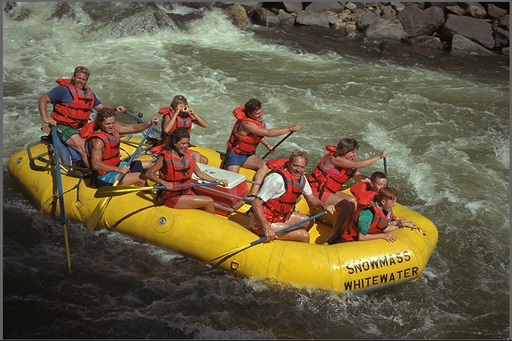
#> input picture Codi_Imatges/image1.png, 512 x 341 px, shrunk from 768 x 512 before the run; its folder holds only this picture in this run
$ python jpeg_analysis.py   (older library calls are emulated)
#> lines starting #> are read from the running program, lines starting #| are printed output that depends on the picture
#!/usr/bin/env python
# -*- coding: utf-8 -*-

import argparse
import csv
from collections import defaultdict
from pathlib import Path

import cv2
import matplotlib.pyplot as plt
import numpy as np

import metrikz


def parse_qualities(raw):
#> called with raw = '1,10,20,30,40,50,60,70,80,90,100'
    values = []
    for token in raw.split(","):
        token = token.strip()
        if not token:
            continue
        value = int(token)
        if value < 1 or value > 100:
            raise ValueError("Quality values must be in [1, 100]")
        values.append(value)
#> in main, original is the input picture: shape (341, 512, 3); mean B, G, R 68.7, 94.3, 105.8
    if not values:
        raise ValueError("At least one quality value is required")
    return sorted(set(values))


def luminance_entropy(image_bgr):
    gray = cv2.cvtColor(image_bgr, cv2.COLOR_BGR2GRAY)
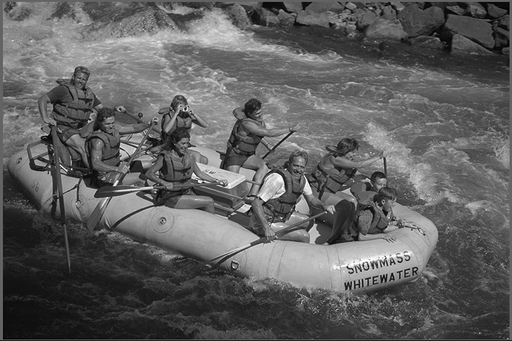
#> gray: shape (341, 512); min 0, max 255, mean 94.8
    hist = cv2.calcHist([gray], [0], None, [256], [0, 256]).ravel()
#> hist = 256 values, max 1847 at index 99, min 1 at index 0, mean 682
    prob = hist / max(hist.sum(), 1.0)
#> prob = 256 values, max 0.0106 at index 99, min 5.73e-06 at index 0, mean 0.00391
    prob = prob[prob > 0]
    return float(-(prob * np.log2(prob)).sum())


def laplacian_variance(image_bgr):
    gray = cv2.cvtColor(image_bgr, cv2.COLOR_BGR2GRAY)
    lap = cv2.Laplacian(gray, cv2.CV_64F)
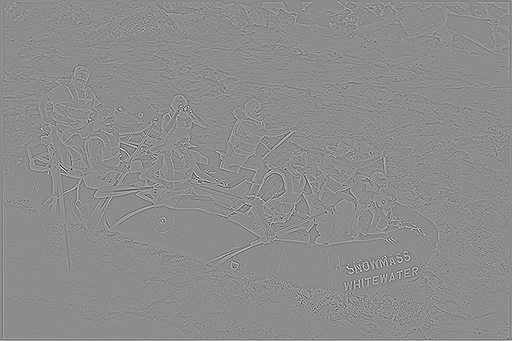
#> lap: shape (341, 512) float64; min -511, max 412, mean 0.1; drawn with min black and max white
    return float(lap.var())


def chroma_variance(image_bgr):
    ycrcb = cv2.cvtColor(image_bgr, cv2.COLOR_BGR2YCrCb).astype(np.float64)
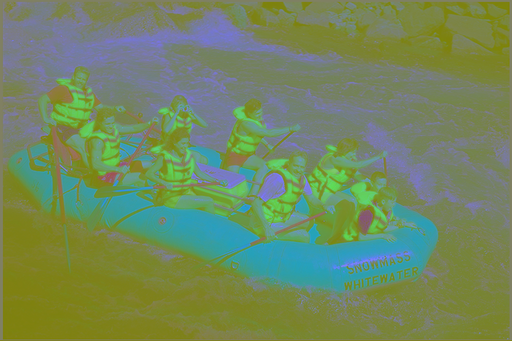
#> ycrcb: shape (341, 512, 3) float64; mean B, G, R 94.8, 135.8, 113.2
    cr_var = ycrcb[:, :, 1].var()
#> cr_var = 224.3
    cb_var = ycrcb[:, :, 2].var()
#> cb_var = 391.2
    return float((cr_var + cb_var) / 2.0)


def nearest_quality(target, available):
    return min(available, key=lambda q: (abs(q - target), q))


# [114 lines left out: functions compression_region_comment, top_error_blocks, build_visual_error, plot_curves, not called in this run]


def main():
    parser = argparse.ArgumentParser(
        description="Anàlisi de compressió JPEG: MSE i ratio de compressió."
    )
    parser.add_argument("--input-dir", default="Codi_Imatges")
    parser.add_argument("--output-dir", default="Codi_Imatges/results_jpeg")
    parser.add_argument("--qualities", default="1,10,20,30,40,50,60,70,80,90,100")
    args = parser.parse_args()

    input_dir = Path(args.input_dir)
    output_dir = Path(args.output_dir)
    qualities = parse_qualities(args.qualities)

    png_paths = sorted(input_dir.glob("*.png"))
    if not png_paths:
        raise RuntimeError(f"No PNG files found in: {input_dir}")

    jpeg_root = output_dir / "jpeg"
    visual_root = output_dir / "visual_error"
    output_dir.mkdir(parents=True, exist_ok=True)
    jpeg_root.mkdir(parents=True, exist_ok=True)
    visual_root.mkdir(parents=True, exist_ok=True)
    for old_plot in visual_root.glob("*.png"):
        old_plot.unlink()

    records = []
    image_info = {}
    loaded_images = {}

    for png_path in png_paths:
        image_name = png_path.stem
        original = cv2.imread(str(png_path), cv2.IMREAD_COLOR)
        if original is None:
            print(f"[WARN] Could not read image: {png_path}")
            continue

        loaded_images[image_name] = original
        image_info[image_name] = {
            "entropy": luminance_entropy(original),
            "lap_var": laplacian_variance(original),
            "chroma_var": chroma_variance(original),
            "png_size": png_path.stat().st_size,
        }

        image_jpeg_dir = jpeg_root / image_name
        image_jpeg_dir.mkdir(parents=True, exist_ok=True)

        for quality in qualities:
            jpg_path = image_jpeg_dir / f"q{quality}.jpg"
            ok = cv2.imwrite(
                str(jpg_path), original, [int(cv2.IMWRITE_JPEG_QUALITY), int(quality)]
            )
            if not ok:
                print(f"[WARN] Could not write JPEG: {jpg_path}")
                continue

            target = cv2.imread(str(jpg_path), cv2.IMREAD_COLOR)
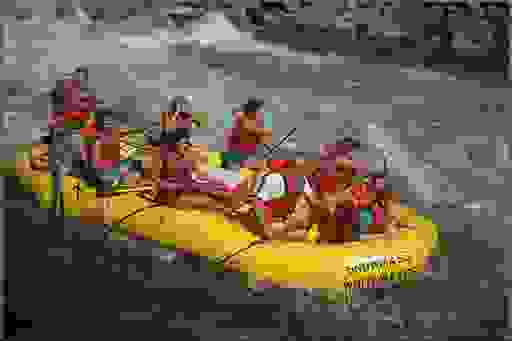
#> target: shape (341, 512, 3); mean B, G, R 78, 93.1, 105
            if target is None:
                print(f"[WARN] Could not read JPEG after write: {jpg_path}")
                continue

            png_size = image_info[image_name]["png_size"]
#> png_size = 357416
#> (the run stopped early here; a loop or call above may not have finished)

$ run again, on Codi_Imatges/image5.png
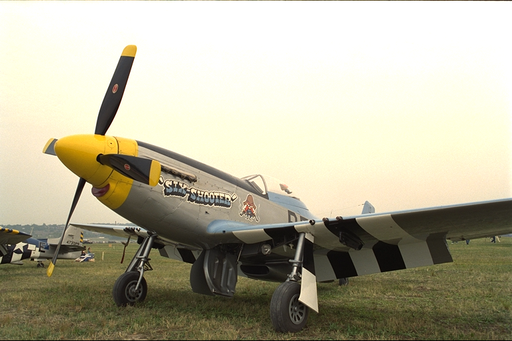
#> input picture Codi_Imatges/image5.png, 512 x 341 px, shrunk from 768 x 512 before the run
#> in main, original is the input picture: shape (341, 512, 3); mean B, G, R 154.7, 176.3, 180.5
#> hist = 256 values, max 26995 at index 255, min 1 at index 0, mean 682
#> prob = 256 values, max 0.155 at index 255, min 5.73e-06 at index 0, mean 0.00391
#> in chroma_variance, `ycrcb = cv2.cvtColor(image_bgr, cv2.COLOR_BGR2YCrCb).astype(np.float64)`:
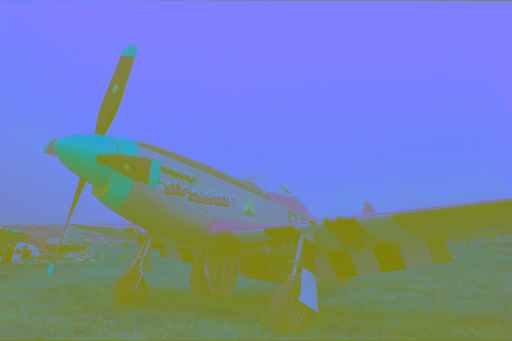
#> ycrcb: shape (341, 512, 3) float64; mean B, G, R 175.1, 131.9, 116.5
#> cr_var = 28.42
#> cb_var = 116
#> in main, `target = cv2.imread(str(jpg_path), cv2.IMREAD_COLOR)`:
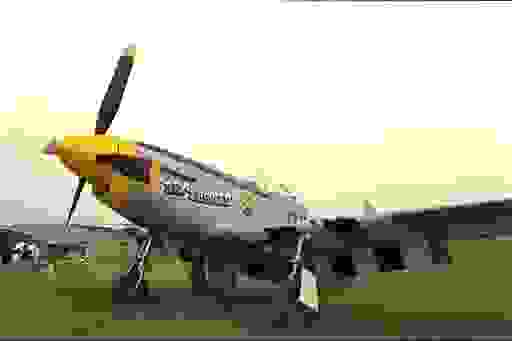
#> target: shape (341, 512, 3); mean B, G, R 158.4, 177.5, 176.8
#> png_size = 234681

$ run again, on Codi_Imatges/image7.png
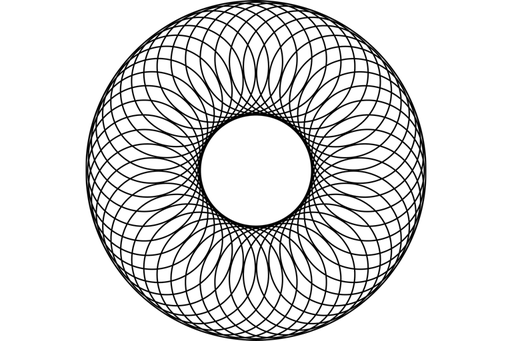
#> input picture Codi_Imatges/image7.png, 512 x 341 px, shrunk from 768 x 512 before the run
#> in main, original is the input picture: shape (341, 512, 3); mean B, G, R 221, 221, 221
#> hist = 256 values, max 121274 at index 255, min 81 at index 181, mean 682
#> prob = 256 values, max 0.695 at index 255, min 0.000464 at index 181, mean 0.00391
#> in chroma_variance, `ycrcb = cv2.cvtColor(image_bgr, cv2.COLOR_BGR2YCrCb).astype(np.float64)`:
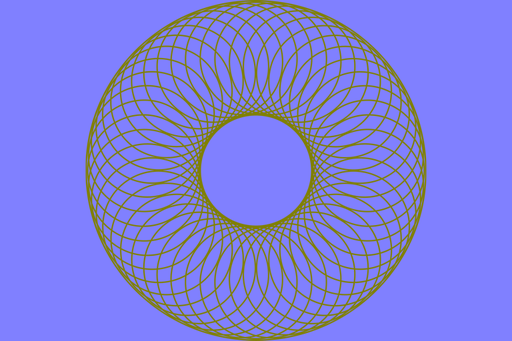
#> ycrcb: shape (341, 512, 3) float64; mean B, G, R 221, 128, 128
#> cr_var = 5.73e-06
#> cb_var = 0
#> in main, `target = cv2.imread(str(jpg_path), cv2.IMREAD_COLOR)`:
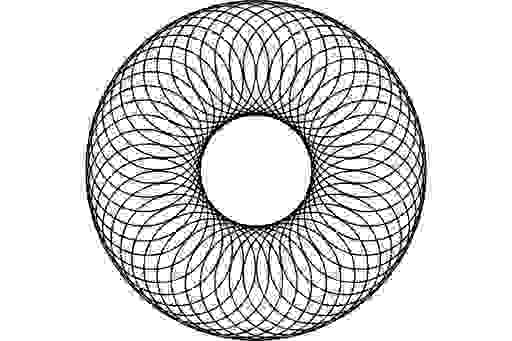
#> target: shape (341, 512, 3); min 0, max 255, mean 217.3
#> png_size = 130490

$ run again, on Codi_Imatges/image2.png
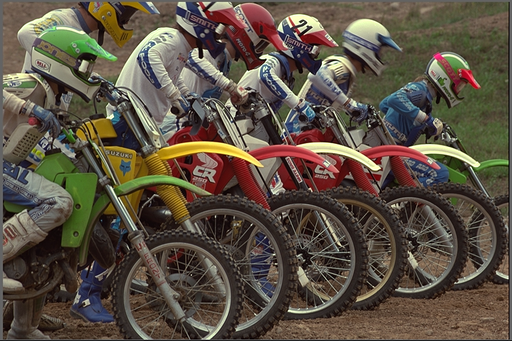
#> input picture Codi_Imatges/image2.png, 512 x 341 px, shrunk from 768 x 512 before the run
#> in main, original is the input picture: shape (341, 512, 3); mean B, G, R 67.5, 81, 91.5
#> hist = 256 values, max 1952 at index 99, min 15 at index 0, mean 682
#> prob = 256 values, max 0.0112 at index 99, min 8.59e-05 at index 0, mean 0.00391
#> cr_var = 124.4
#> cb_var = 118.5
#> in main, `target = cv2.imread(str(jpg_path), cv2.IMREAD_COLOR)`:
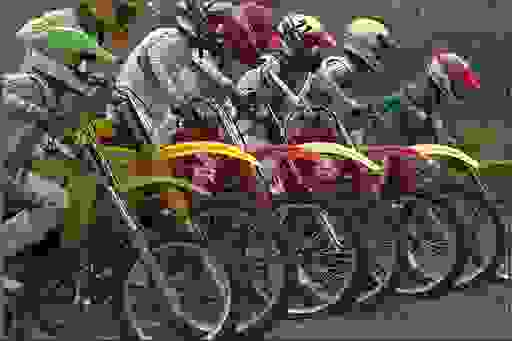
#> target: shape (341, 512, 3); mean B, G, R 76, 81.1, 86.4
#> png_size = 395581
